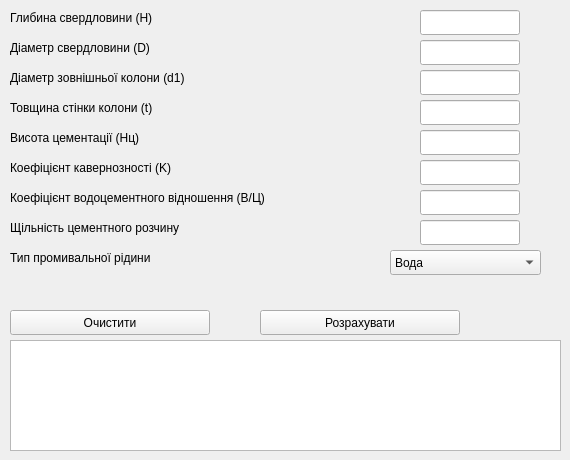
    <widget class="QWidget" name="tab_2">
     <attribute name="title">
      <string>Ліквідаційний тампонаж</string>
     </attribute>
     <widget class="QLabel" name="label_2">
      <property name="geometry">
       <rect>
        <x>10</x>
        <y>10</y>
        <width>341</width>
        <height>16</height>
       </rect>
      </property>
      <property name="text">
       <string>Глибина свердловини (H)</string>
      </property>
     </widget>
     <widget class="QLabel" name="label_3">
      <property name="geometry">
       <rect>
        <x>10</x>
        <y>40</y>
        <width>341</width>
        <height>16</height>
       </rect>
      </property>
      <property name="text">
       <string>Діаметр свердловини (D)</string>
      </property>
     </widget>
     <widget class="QLabel" name="label_9">
      <property name="geometry">
       <rect>
        <x>10</x>
        <y>190</y>
        <width>341</width>
        <height>16</height>
       </rect>
      </property>
      <property name="text">
       <string>Коефіцієнт водоцементного відношення (В/Ц)</string>
      </property>
     </widget>
     <widget class="QLineEdit" name="lineEdit_2">
      <property name="geometry">
       <rect>
        <x>420</x>
        <y>40</y>
        <width>100</width>
        <height>25</height>
       </rect>
      </property>
      <property name="minimumSize">
       <size>
        <width>100</width>
        <height>25</height>
       </size>
      </property>
      <property name="maximumSize">
       <size>
        <width>100</width>
        <height>25</height>
       </size>
      </property>
     </widget>
     <widget class="QLabel" name="label_8">
      <property name="geometry">
       <rect>
        <x>10</x>
        <y>160</y>
        <width>341</width>
        <height>16</height>
       </rect>
      </property>
      <property name="text">
       <string>Коефіцієнт кавернозності (K)</string>
      </property>
     </widget>
     <widget class="QLineEdit" name="lineEdit_3">
      <property name="geometry">
       <rect>
        <x>420</x>
        <y>70</y>
        <width>100</width>
        <height>25</height>
       </rect>
      </property>
      <property name="minimumSize">
       <size>
        <width>100</width>
        <height>25</height>
       </size>
      </property>
      <property name="maximumSize">
       <size>
        <width>100</width>
        <height>25</height>
       </size>
      </property>
     </widget>
     <widget class="QLineEdit" name="lineEdit_6">
      <property name="geometry">
       <rect>
        <x>420</x>
        <y>160</y>
        <width>100</width>
        <height>25</height>
       </rect>
      </property>
      <property name="minimumSize">
       <size>
        <width>100</width>
        <height>25</height>
       </size>
      </property>
      <property name="maximumSize">
       <size>
        <width>100</width>
        <height>25</height>
       </size>
      </property>
     </widget>
     <widget class="QTextEdit" name="textEdit">
      <property name="geometry">
       <rect>
        <x>10</x>
        <y>340</y>
        <width>551</width>
        <height>111</height>
       </rect>
      </property>
     </widget>
     <widget class="QLineEdit" name="lineEdit_5">
      <property name="geometry">
       <rect>
        <x>420</x>
        <y>130</y>
        <width>100</width>
        <height>25</height>
       </rect>
      </property>
      <property name="minimumSize">
       <size>
        <width>100</width>
        <height>25</height>
       </size>
      </property>
      <property name="maximumSize">
       <size>
        <width>100</width>
        <height>25</height>
       </size>
      </property>
     </widget>
     <widget class="QLineEdit" name="lineEdit_7">
      <property name="geometry">
       <rect>
        <x>420</x>
        <y>190</y>
        <width>100</width>
        <height>25</height>
       </rect>
      </property>
      <property name="minimumSize">
       <size>
        <width>100</width>
        <height>25</height>
       </size>
      </property>
      <property name="maximumSize">
       <size>
        <width>100</width>
        <height>25</height>
       </size>
      </property>
     </widget>
     <widget class="QLabel" name="label_4">
      <property name="geometry">
       <rect>
        <x>10</x>
        <y>70</y>
        <width>341</width>
        <height>16</height>
       </rect>
      </property>
      <property name="text">
       <string>Діаметр зовнішньої колони (d1)</string>
      </property>
     </widget>
     <widget class="QLabel" name="label_6">
      <property name="geometry">
       <rect>
        <x>10</x>
        <y>130</y>
        <width>341</width>
        <height>16</height>
       </rect>
      </property>
      <property name="text">
       <string>Висота цементації (Hц)</string>
      </property>
     </widget>
     <widget class="QLineEdit" name="lineEdit">
      <property name="geometry">
       <rect>
        <x>420</x>
        <y>10</y>
        <width>100</width>
        <height>25</height>
       </rect>
      </property>
      <property name="minimumSize">
       <size>
        <width>100</width>
        <height>25</height>
       </size>
      </property>
      <property name="maximumSize">
       <size>
        <width>100</width>
        <height>25</height>
       </size>
      </property>
     </widget>
     <widget class="QLineEdit" name="lineEdit_4">
      <property name="geometry">
       <rect>
        <x>420</x>
        <y>100</y>
        <width>100</width>
        <height>25</height>
       </rect>
      </property>
      <property name="minimumSize">
       <size>
        <width>100</width>
        <height>25</height>
       </size>
      </property>
      <property name="maximumSize">
       <size>
        <width>100</width>
        <height>25</height>
       </size>
      </property>
     </widget>
     <widget class="QLabel" name="label_5">
      <property name="geometry">
       <rect>
        <x>10</x>
        <y>100</y>
        <width>341</width>
        <height>16</height>
       </rect>
      </property>
      <property name="text">
       <string>Товщина стінки колони (t)</string>
      </property>
     </widget>
     <widget class="QLineEdit" name="lineEdit_8">
      <property name="geometry">
       <rect>
        <x>420</x>
        <y>220</y>
        <width>100</width>
        <height>25</height>
       </rect>
      </property>
      <property name="minimumSize">
       <size>
        <width>100</width>
        <height>25</height>
       </size>
      </property>
      <property name="maximumSize">
       <size>
        <width>100</width>
        <height>25</height>
       </size>
      </property>
     </widget>
     <widget class="QLabel" name="label_10">
      <property name="geometry">
       <rect>
        <x>10</x>
        <y>220</y>
        <width>341</width>
        <height>16</height>
       </rect>
      </property>
      <property name="text">
       <string>Щільність цементного розчину</string>
      </property>
     </widget>
     <widget class="QPushButton" name="calculateButton_T">
      <property name="geometry">
       <rect>
        <x>260</x>
        <y>310</y>
        <width>200</width>
        <height>25</height>
       </rect>
      </property>
      <property name="text">
       <string>Розрахувати</string>
      </property>
     </widget>
     <widget class="QPushButton" name="pushButton_4">
      <property name="geometry">
       <rect>
        <x>10</x>
        <y>310</y>
        <width>200</width>
        <height>25</height>
       </rect>
      </property>
      <property name="text">
       <string>Очистити</string>
      </property>
     </widget>
     <widget class="QLabel" name="label_11">
      <property name="geometry">
       <rect>
        <x>10</x>
        <y>250</y>
        <width>341</width>
        <height>16</height>
       </rect>
      </property>
      <property name="text">
       <string>Тип промивальної рідини</string>
      </property>
     </widget>
     <widget class="QComboBox" name="comboBox">
      <property name="geometry">
       <rect>
        <x>390</x>
        <y>250</y>
        <width>151</width>
        <height>25</height>
       </rect>
      </property>
      <item>
       <property name="text">
        <string>Вода</string>
       </property>
      </item>
      <item>
       <property name="text">
        <string>Масло</string>
       </property>
      </item>
      <item>
       <property name="text">
        <string>Бензин</string>
       </property>
      </item>
      <item>
       <property name="text">
        <string>Гліколі</string>
       </property>
      </item>
      <item>
       <property name="text">
        <string>Глиняний розчин</string>
       </property>
      </item>
      <item>
       <property name="text">
        <string>Полімерний розчин</string>
       </property>
      </item>
      <item>
       <property name="text">
        <string>Сольовий розчин</string>
       </property>
      </item>
      <item>
       <property name="text">
        <string>Лужний розчин</string>
       </property>
      </item>
      <item>
       <property name="text">
        <string>Морська вода</string>
       </property>
      </item>
      <item>
       <property name="text">
        <string>Кислота</string>
       </property>
      </item>
      <item>
       <property name="text">
        <string>Нейтральний розчин</string>
       </property>
      </item>
      <item>
       <property name="text">
        <string>Трансферний розчин</string>
       </property>
      </item>
     </widget>
    </widget>
